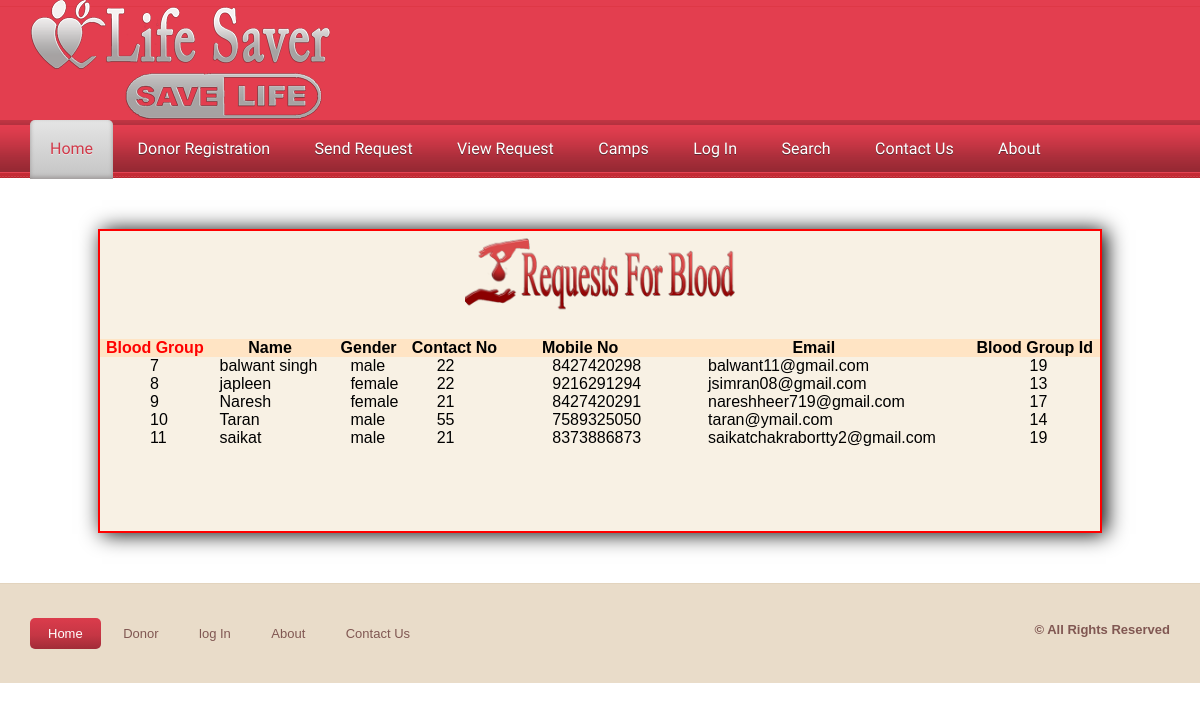
Screenshot of /viewrequest.php with the database file from the repository.
### tables this page shows
CREATE TABLE `requestes` (
  `req_id` int(100) NOT NULL,
  `name` varchar(100) NOT NULL,
  `gender` varchar(100) NOT NULL,
  `age` varchar(100) NOT NULL,
  `mobile` varchar(100) NOT NULL,
  `email` varchar(100) NOT NULL,
  `bgroup` int(100) NOT NULL,
  `reqdate` datetime NOT NULL,
  `detail` varchar(500) NOT NULL
);

### viewrequest.php (the view, shortened to what this page needs)
<!DOCTYPE html PUBLIC "-//W3C//DTD XHTML 1.0 Transitional//EN" "http://www.w3.org/TR/xhtml1/DTD/xhtml1-transitional.dtd">
<html xmlns="http://www.w3.org/1999/xhtml">
<head>
<link href="css/lightbox.css" rel="stylesheet" />
    <link href="StyleSheet.css" rel="stylesheet" type="text/css" />
<link href="css/style.css" rel="stylesheet" type="text/css" media="all" />
<link href="css/flexslider.css" rel="stylesheet" type="text/css" media="all" />
</head>
<body>
<?php include('admin/function.php'); ?>
 <div class="h_bg">
<div class="wrap">
<div class="header">
		<div class="logo">
			<h1><a href="index.php"><img src="Images/logo.png" alt=""></a></h1>
		</div>
	</div>
</div>
</div>
<div class="nav_bg">
<div class="wrap">
		<?php require('header.php');?>
	</div>
<div style="height:300px; width:1000px; margin:auto; margin-top:50px; margin-bottom:50px; background-color:#f8f1e4; border:2px solid red; box-shadow:4px 1px 20px black;">
     <form method="post" enctype="multipart/form-data">
 <table cellpadding="20" cellspacing="20" width="1000px" height="200px"  style="margin:auto" >
   <tr><td colspan="7" align="center"><img src="Images/brequest.png" height="90px" /></td></tr>
   <tr><td>&nbsp;</td><td>&nbsp;</td></tr>
 <tr style="background-color:bisque" align="center" class="bold">
             <td class="bold" style="color:red"  >Blood Group</td><td align="center">Name</td><td align="center">Gender</td><td align="center">Contact No</td><td align="center">Mobile No</td><td align="center">Email</td>
            <td align="center">Blood Group Id</td>
        </tr>
<?php
$cn=mysqli_connect("localhost","root","","bloodbank");
$s="select * from requestes";
	$result=mysqli_query($cn,$s);
	while($data=mysqli_fetch_array($result))
	{
				echo"<tr><td  style=' padding-left:50px'>$data[0]</td><td  style=' padding-left:10px'>$data[1]</td><td  style=' padding-left:20px'>$data[2]</td><td  style=' padding-left:30px'>$data[3]</td><td  style=' padding-left:50px'>$data[4]</td><td  style=' padding-left:50px'>$data[5]</td><td  style=' padding-left:60px'>$data[6]</td></tr>";
			}
			?>
</table>
</form>
        </div>
<div class="ftr-bg">
<div class="wrap">
<div class="footer">
	<div class="f_nav">
		<ul>
			<li class="active"><a href="index.php">Home</a></li>
			<li><a href="donar.php">Donor</a></li>
            <li><a href="login.php">log In</a></li>
            <li><a href="aboutus.php">About</a></li>
            <li><a href="contact.php">Contact Us</a></li>
            </ul>
	</div>
		<div class="copy">
			<p class="title">© All Rights Reserved </p>
		</div>
</div>
</div>
</div>
</body>
</html>

### Admin/function.php (shortened to what this page needs)
<!DOCTYPE html PUBLIC "-//W3C//DTD XHTML 1.0 Transitional//EN" "http://www.w3.org/TR/xhtml1/DTD/xhtml1-transitional.dtd">
<html xmlns="http://www.w3.org/1999/xhtml">
<head>
</head>
<body>
</body>
</html>

### header.php
<ul class="nav">
			<li class="active"><a href="index.php">Home</a></li>
			<li><a href="registration.php">Donor Registration</a></li>
			<li><a href="requests.php">send Request</a></li>
            <li><a href="viewrequest.php">View Request</a></li>
            <li><a href="camps.php">Camps</a></li>
            <li><a href="login.php">log In</a></li>
            <li><a href="search.php">Search</a></li>
            <li><a href="contact.php">Contact Us</a></li>
           	<li><a href="aboutus.php">About</a></li>
            </ul>

### css/lightbox.css (style rules this page uses)
body:after { content: url(../img/close.png) url(../img/loading.gif) url(../img/prev.png) url(../img/next.png); display: none; }

### StyleSheet.css (style rules this page uses)
.title { font-weight:bold; color:#805752; font-size: 16px; text-align: left; padding-left: 20px; }
.bold { font-weight:bold; }

### css/style.css (style rules this page uses)
html,body,div,span,applet,object,iframe,h1,h2,h3,h4,h5,h6,p,blockquote,pre,a,abbr,acronym,address,big,cite,code,del,dfn,em,img,ins,kbd,q,s,samp,small,strike,strong,sub,sup,tt,var,b,u,i,dl,dt,dd,ol,nav ul,nav li,fieldset,form,label,legend,table,caption,tbody,tfoot,thead,tr,th,td,article,aside,canvas,details,embed,figure,figcaption,footer,header,hgroup,menu,nav,output,ruby,section,summary,time,mark,audio,video { margin:0;padding:0;border:0;font-size:100%;font:inherit;vertical-align:baseline; }
ol,ul { list-style:none;margin:0;padding:0; }
table { border-collapse:collapse;border-spacing:0; }
a { text-decoration:none; }
img { max-width:100%; }
body { font-family: Arial, Geneva,Helvetica, sans-serif; font-size: 100%; }
.wrap { margin:0 auto; width:80%; }
.h_bg { background: url('../images/h_bg.png') repeat-x ; }
.nav_bg { background: url('../images/nav_bg.png') center 0 repeat-x #CF797E; height:58px; }
.nav li { display:inline-block; }
.nav li a { font-family: 'Source Sans Pro', sans-serif; line-height:1.8em; display:block; text-decoration:none; font-weight:normal; color:#ffffff; padding:15px 20px; font-size: 1em; text-transform: capitalize; text-shadow: 0 1px 0 #5C2830; letter-spacing:0px; }
.nav li.active a { text-shadow: 0 1px 0 #EBEBEB; color:#D13949; background: #E5E5E5; background: -moz-linear-gradient(top, #E5E5E5 0%, #C4C4C4 100%); background: -webkit-gradient(linear, left top, left bottom, color-stop(0%,#E5E5E5), color-stop(100%,#C4C4C4)); filter: progid:DXImageTransform.Microsoft.gradient( startColorstr='#E5E5E5', endColorstr='#C4C4C4',GradientType=0 ); -moz-border-radius:5px 5px 0 0; -webkit-border-radius:5px 5px 0 0; border-radius:5px 5px 0 0; box-shadow: inset 0px -2px 4px #9C9797; -webkit-box-shadow: inset 0px -2px 4px #9C9797; -moz-box-shadow: inset 0px -2px 4px #9C9797; -o-box-shadow: inset 0px -2px 4px #9C9797; }
.ftr-bg { background: #E9DCC9; border-top: 1px solid rgba(214, 195, 167, 0.34); }
.footer { padding:3% 0; }
.f_nav { float:left; }
.f_nav li { display: inline-block; }
.f_nav li.active a { color:#ffffff; background: rgb(219,60,76); background: -moz-linear-gradient(top, rgba(219,60,76,1) 0%, rgba(197,54,68,1) 56%, rgba(162,44,56,1) 99%); background: -webkit-gradient(linear, left top, left bottom, color-stop(0%,rgba(219,60,76,1)), color-stop(56%,rgba(197,54,68,1)), color-stop(99%,rgba(162,44,56,1))); background: -webkit-linear-gradient(top, rgba(219,60,76,1) 0%,rgba(197,54,68,1) 56%,rgba(162,44,56,1) 99%); background: -o-linear-gradient(top, rgba(219,60,76,1) 0%,rgba(197,54,68,1) 56%,rgba(162,44,56,1) 99%); background: -ms-linear-gradient(top, rgba(219,60,76,1) 0%,rgba(197,54,68,1) 56%,rgba(162,44,56,1) 99%); background: linear-gradient(to bottom, rgba(219,60,76,1) 0%,rgba(197,54,68,1) 56%,rgba(162,44,56,1) 99%); filter: progid:DXImageTransform.Microsoft.gradient( startColorstr='#db3c4c', endColorstr='#a22c38',GradientType=0 ); }
.f_nav li a { border-radius: 5px; -webkit-border-radius: 5px; -moz-border-radius: 5px; -o-border-radius: 5px; display:block; padding: 8px 18px; color: #805752; font-size: 0.8125em; }
.copy { float: right; }
.copy p { color: #805752; font-size: 0.8125em; line-height: 1.8em; }
@media only screen and (max-width: 1280px) { .wrap { width:95%; } }

### rows the page displays
requestes: req_id "7", name "balwant singh", gender "male", age "22", mobile "8427420298", email "balwant11@gmail.com", bgroup "19"
requestes: req_id "8", name "japleen", gender "female", age "22", mobile "9216291294", email "jsimran08@gmail.com", bgroup "13"
requestes: req_id "9", name "Naresh", gender "female", age "21", mobile "8427420291", email "nareshheer719@gmail.com", bgroup "17"
requestes: req_id "10", name "Taran", gender "male", age "55", mobile "7589325050", email "taran@ymail.com", bgroup "14"
requestes: req_id "11", name "saikat", gender "male", age "21", mobile "8373886873", email "saikatchakrabortty2@gmail.com", bgroup "19"
